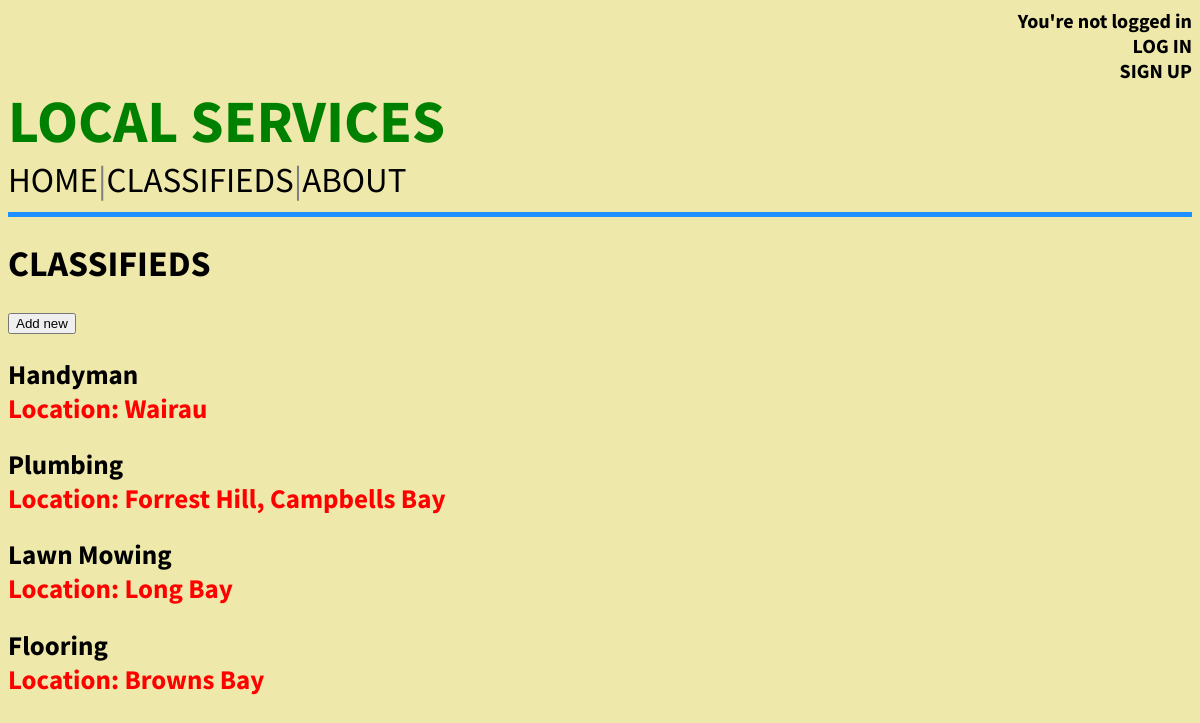
Before: /classifieds/ with the older database file.
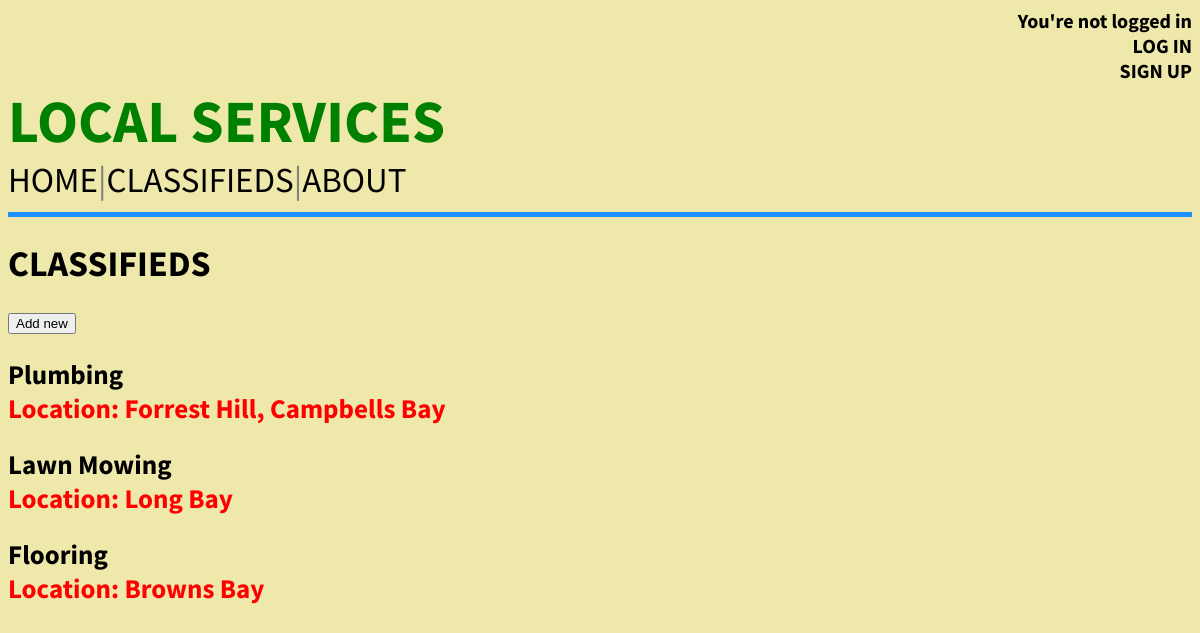
After: the same page with the newer database file.
### LocalServicesBoard/models.py (models this page shows, shortened)
class Classified (models.Model):
    title = models.CharField(max_length=100)
    body = models.TextField(max_length=300)
    area = models.TextField(max_length=50)
    author = models.ForeignKey(settings.AUTH_USER_MODEL, on_delete=models.CASCADE)
    phone = models.CharField (max_length=30, default="")
    date = models.DateTimeField(default=datetime.now, blank=True)

### LocalServicesBoard/views.py (the view)
# urls.py: path("classifieds/", ClassifiedsListView.as_view(), name = "classifieds"),
class ClassifiedsListView(ListView):
    model = Classified
    template_name = "classifieds.html"

### templates/classifieds.html
{% extends "base.html" %} {% block content %}
<h1> CLASSIFIEDS </h1>
<button class = 'button_classified'>
    <a href="{% url 'classified_new' %}">Add new</a>
  </button>
{% for classified in classified_list %}
<div class="tour-entry">
    <h2> <a href = " {% url 'classified_detail' classified.pk %} ">{{classified.title}} <div class = "location" >Location: {{classified.area}} </div> </a> </h2>
    </div>
{% endfor %}
{% endblock content %}

### templates/base.html (shortened to what this page needs)
{% load static %}
<!DOCTYPE html>
<html lang="en">
<head>
    <link rel="stylesheet" href="{% static 'css/base.css' %}">
</head>
<body style="background-color: palegoldenrod;">
    {% if user.is_authenticated %}
    <h5> Hi, {{user.first_name}}</h5>
    <h5><a href="{% url 'logout' %}">LOG OUT</a></h5>
    {% else %}
    <h5>You're not logged in</h5>
    <h5><a href="{% url 'login' %}">LOG IN</a></h5>
    <h5><a href="{% url 'signup' %}">SIGN UP</a></h5>
    {% endif %}
    <p1> LOCAL SERVICES</p1>
<header>
    <a href="{% url 'home' %}">  HOME  </a> |
    <a href="{% url 'classifieds' %}">  CLASSIFIEDS   </a> |
    <a href="{% url 'about' %}">  ABOUT   </a>
</header>
{% block content %} {% endblock content %}
</body>
</html>

### static/css/base.css (style rules this page uses)
body { font-family: 'Source Sans Pro', sans-serif; font-size: 18px; text-decoration: none; }
header { border-bottom: 5px solid dodgerblue; margin-bottom: 10px; padding-bottom: 10px; display: flex; font-size: 35px; color: grey; text-decoration: none; }
header { color: grey; text-decoration: none; }
p1 { color: green; text-decoration: none; font-size: 60px; font-weight: bold; }
.tour-entry h2 { color: black; text-decoration: none; }
h5 { text-align: right; text-decoration: none; color: black; font-size: 20px; font-weight: bold; margin: 0px; }
h1 { font-weight: bold; }
.location { color: red; text-decoration: none; }
a:link { color: black; text-decoration: none; }

Changed rows visible on the page:
removed Classified: title "Handyman", area "Wairau"
